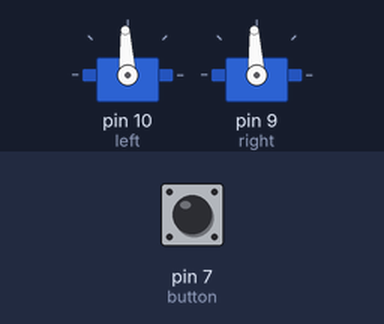
The sketch below on a simulated Arduino Uno, built with avr-gcc and run on an emulated ATmega328P. Parts: 2 × servo. The inputs (shaded band) are chosen by the test bench; at power-on: pin 7 (button) LOW.

Above: at 1.2 s.
1.3 s: pin 7 (button) pulled HIGH for 0.15 s
At 1.37 s:
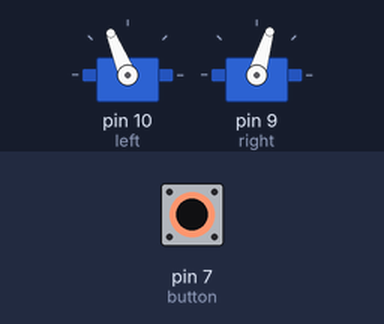
2.9 s: pin 7 (button) pulled HIGH for 3.2 s
At 7.4 s:
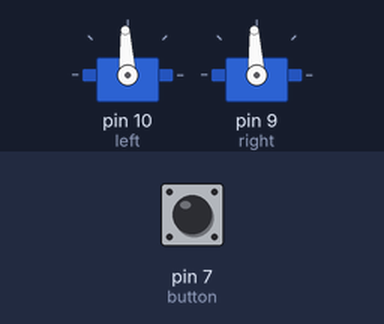
Timing chart, 0 to 8.9 s (numbered marks = the images above; inputs shaded):
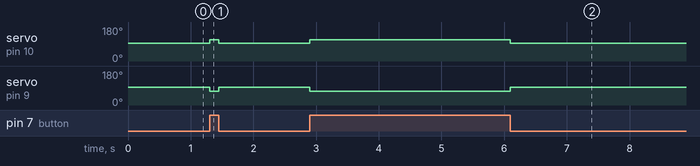

Measured:
- after the input at 1.3 s, servo on pin 10 (left): 93° → 112° at once, → 93° 0.15 s later; servo on pin 9 (right): 93° → 73° at once, → 93° 0.15 s later
- after the input at 2.9 s, servo on pin 10 (left): 93° → 112° at once, → 93° 3.2 s later; servo on pin 9 (right): 93° → 73° at once, → 93° 3.2 s later

The sketch:

toggle_servos_button.ino
```cpp
/* Software 1073 Example Program
Written and debugged for use on the Arduino boebot platform
last updated: 9/10/14

Program: Drive the robot when the button is pressed
*/

#include <Servo.h>

Servo left;
Servo right;  //creates two servo objects

int button = 7;

void setup(){
  left.attach(10);
  right.attach(9);
}
void loop(){
  int buttonVal = digitalRead(button);
  if(buttonVal == 1){
    left.writeMicroseconds(1700);
    right.writeMicroseconds(1300);
  }
  else{
    left.writeMicroseconds(1500);
    right.writeMicroseconds(1500);
  }
}
```
